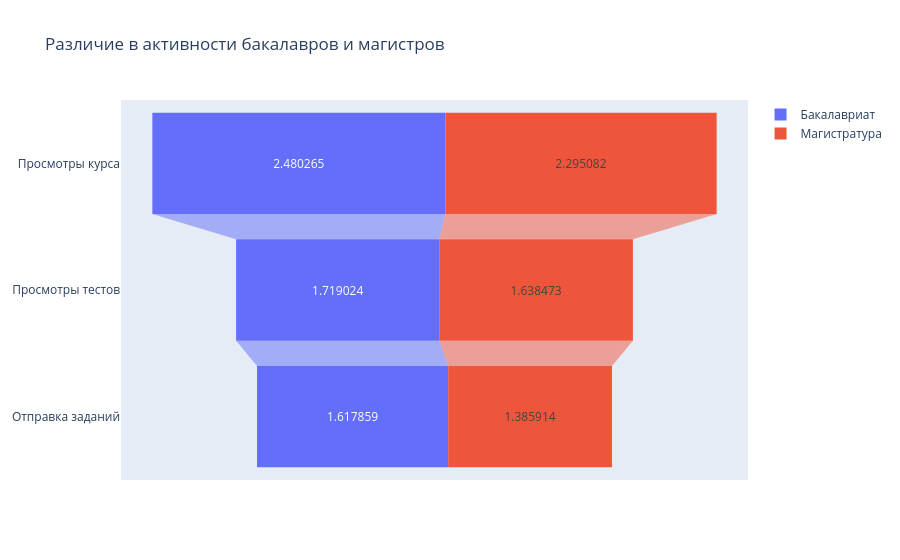

Notebook cell for this chart:
### Markdown cell above
# Задание 5. Различие в активности бакалавров и магистров
Гипотеза: Магистранты взаимодействуют с курсами иначе, чем бакалавры.

Построить воронку (метод go.Funnel()) активности студентов (s_course_viewed, s_q_attempt_viewed, s_a_submission_status_viewed) в зависимости от уровня образования (leveled).

### Code cell
# Проверяем, какие значения есть в LevelEd
print(df["LevelEd"].unique())  

# закодируем типы обучения
df["LevelEd"] = df["LevelEd"].replace({1: "бакалавриат", 2: "магистратура", 3: "специалитет", 4: "аспирантура"})

# Группируем данные
df_level = df.groupby("LevelEd")[["s_course_viewed", "s_q_attempt_viewed", "s_a_submission_status_viewed"]].mean().reset_index()

print(df_level)

# Строим воронку
fig = go.Figure()
fig.add_trace(go.Funnel(
    name="Бакалавриат",
    y=["Просмотры курса", "Просмотры тестов", "Отправка заданий"],
    x=df_level[df_level["LevelEd"] == "бакалавриат"].iloc[:, 1:].values.flatten()
))
fig.add_trace(go.Funnel(
    name="Магистратура",
    y=["Просмотры курса", "Просмотры тестов", "Отправка заданий"],
    x=df_level[df_level["LevelEd"] == "магистратура"].iloc[:, 1:].values.flatten()
))

fig.update_layout(title="Различие в активности бакалавров и магистров")

# Показываем график
fig.show()

### Figure 1 — Plotly figure (JSON) as saved in the notebook; plotly's stock layout.template omitted (floating-point values rounded to 4 significant figures)
{"data": [{"name": "Бакалавриат", "type": "funnel", "x": [2.48, 1.719, 1.618], "y": ["Просмотры курса", "Просмотры тестов", "Отправка заданий"]}, {"name": "Магистратура", "type": "funnel", "x": [2.295, 1.638, 1.386], "y": ["Просмотры курса", "Просмотры тестов", "Отправка заданий"]}], "layout": {"title": {"text": "Различие в активности бакалавров и магистров"}}}
